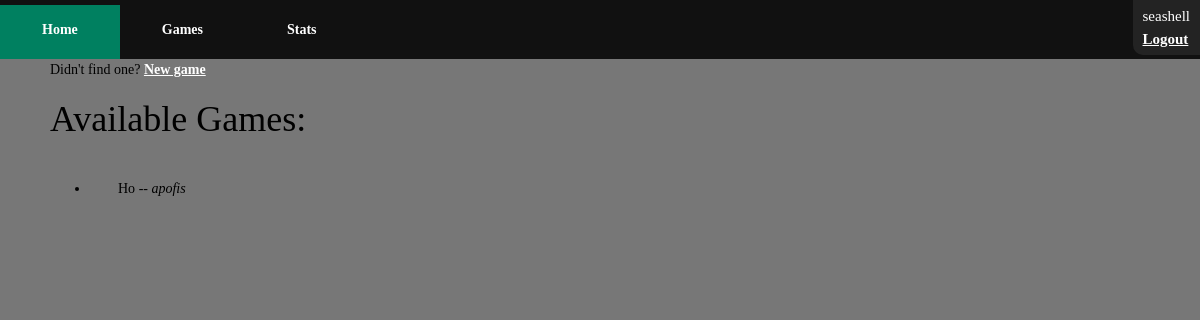
The page /game/ (signed in) on the database as committed earlier.
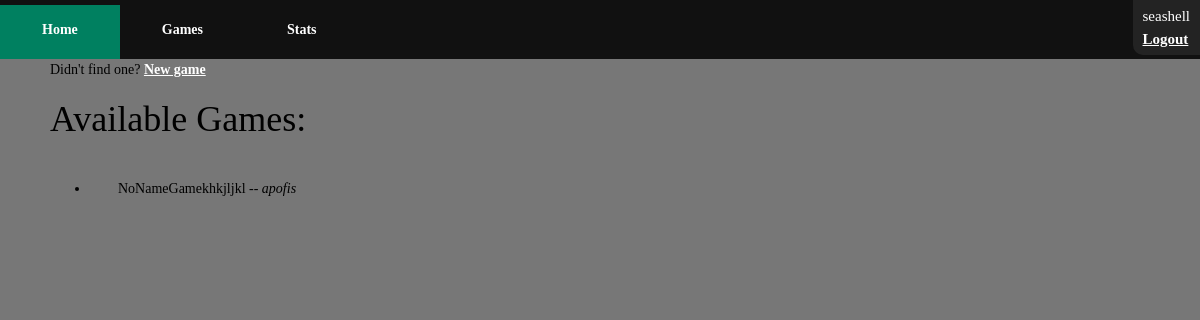
The same page on the database as committed later.
### testapp/models.py (models this page shows)
class Game(models.Model):
    isCompleted = models.BooleanField(default=False)
    isPublic = models.BooleanField()
    gameName = models.CharField(max_length=100, default='NoNameGame')
    ownerID = models.ForeignKey(User, on_delete=models.CASCADE, related_name='owner')
    secondPlayerID =models.ForeignKey(User, on_delete=models.SET_NULL, null=True, related_name='secondPlayer')
    winnerID = models.ForeignKey(User, on_delete=models.SET_NULL, null=True, related_name='winner')
    ownerScore = models.IntegerField(default=0)
    secondPlayerScore = models.IntegerField(default=0)

### game/views.py (the view)
# urls.py: path('game/', include('game.urls')),
@login_required()
def game(request):
    games=Game.objects.filter(Q(secondPlayerID__isnull=True), isPublic=True, isCompleted=False)
    games=games.exclude(ownerID=request.user)
    return render(
        request,'game/game.html', { 'games': games }
    )

### templates/game/game.html (shortened to what this page needs)
{% extends "base_generic.html" %}
{% block content %}
    {% if games.count > 0 %}
        <p>Didn't find one? <a href="{% url 'New Game' %}"> New game</a></p>
        <h1>Available Games: </h1>
        <ul>
        {% for game in games %}
            <li><div class="availableGame">{{ game.gameName }} -- <i>{{ game.ownerID.username }}</i></li>
        {% endfor %}
    {% else %}
         <p>No games available! <a href="{% url 'New Game' %}"> New game</a></p>
    {% endif %}
{% endblock %}

Rows that differ between the two databases and show on the page:
no longer on this page (row edited): Game: gameName "Ho", ownerID.username "apofis"
added Game: gameName "NoNameGamekhkjljkl", ownerID.username "apofis"
